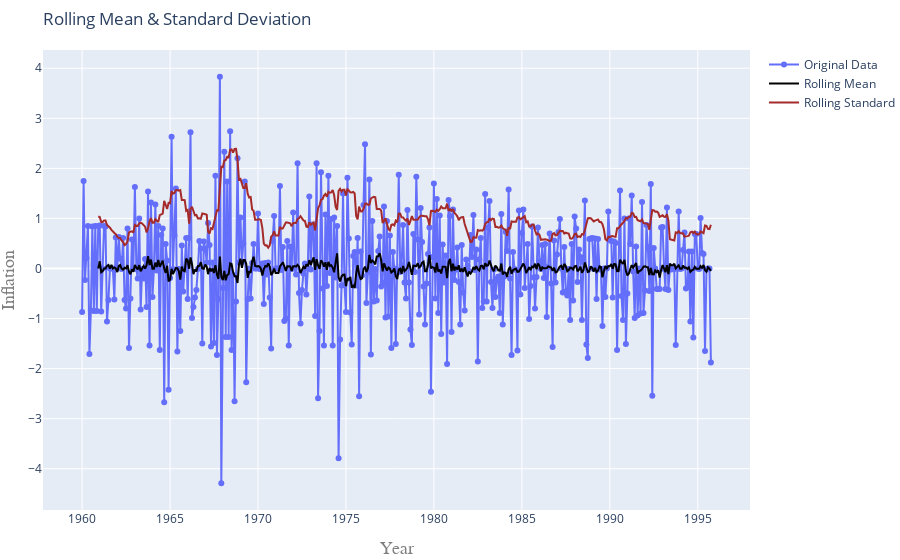

Notebook code for this chart:
### Markdown cell above
##### Plotting the first difference of the Train data set and testing it using the ADF test

### Code cell
TestStationaryPlot(Train_first_difference.dropna(inplace=False))
adf_test(Train_first_difference.dropna())

### Figure 1 — Plotly figure (JSON) as saved in the notebook; plotly's stock layout.template omitted (floating-point values rounded to 4 significant figures; data arrays with more than 128 entries replaced by an {"elided": "..."} marker saying what was removed)
{"data": [{"mode": "lines+markers", "name": "Original Data", "type": "scatter", "x": {"elided": "721 str values"}, "y": {"elided": "430 float values"}}, {"line": {"color": "black", "width": 2}, "mode": "lines", "name": "Rolling Mean", "type": "scatter", "x": {"elided": "721 str values"}, "y": {"elided": "430 float values"}}, {"line": {"color": "brown", "width": 2}, "mode": "lines", "name": "Rolling Standard", "type": "scatter", "x": {"elided": "721 str values"}, "y": {"elided": "430 float values"}}], "layout": {"margin": {"b": 50, "l": 10, "r": 0, "t": 50}, "title": {"text": "Rolling Mean & Standard Deviation", "x": 0, "xref": "paper"}, "xaxis": {"title": {"font": {"color": "#7f7f7f", "family": "Courier New, monospace", "size": 18}, "text": "Year"}}, "yaxis": {"title": {"font": {"color": "#7f7f7f", "family": "Courier New, monospace", "size": 18}, "text": "Inflation"}}}}
